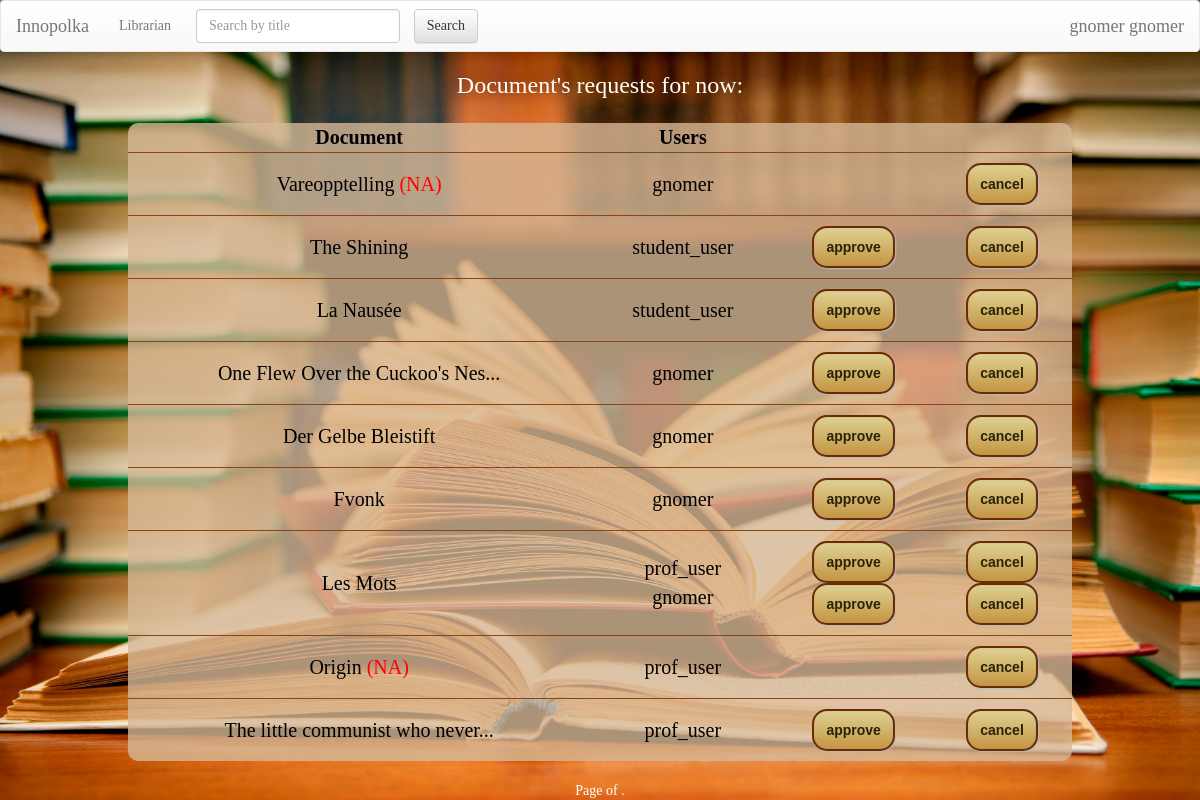
Screenshot of /requests/ (signed in) with the database file from the repository.
### Documents/models.py (models this page shows, shortened)
class Document(models.Model):
    title = models.CharField(max_length=250)
    price = models.IntegerField()
    keywords = models.CharField(max_length=250) # the list of keywords stored in string
    authors = models.CharField(max_length=250) # the list of authors in string format splitted by space
    cover = models.CharField(max_length=1000, default="https://lh3.googleusercontent.com/zqfUbCXdb1oGmsNEzNxTjQU5ZlS3x46nQoB83sFbRSlMnpDTZgdVCe_LvCx-rl7sOA=w300")
    copies = models.PositiveIntegerField(default=1)
    type = models.CharField(max_length=100, default='Document')
    is_bestseller = models.BooleanField(default=False)
    is_reference = models.BooleanField(default=False)
    level = models.PositiveIntegerField(default=1)
    room = models.PositiveIntegerField(default=1)

### BookRequests/views.py (the view)
class RequestsView(ListView):
    template_name = 'BookRequests/bookrequests.html'
    model = Request
    context_object_name = 'requests'
    def get(self, request, *args, **kwargs):
        if request.user.is_authenticated:
            return super().get(request, *args, **kwargs)
        else:
            return redirect('/')
    def get_queryset(self):
        status_priorities = [status[0] for status in USER_STATUSES]
        qs = super().get_queryset()
        result = list()
        for req in qs:  # sort users by status priorities and time request was made
            req_item = {'doc': req.doc, 'id': req.id}
            users = [(status_priorities.index(u.userprofile.status), u) for u in list(req.users.all())]
            if len(users) != 1:  # sort users according to status priorities
                users.sort(key=lambda x: x[0])
            req_item['users'] = [u[1] for u in users]
            result.append(req_item)
        return result

### BookRequests/templates/BookRequests/bookrequests.html (shortened to what this page needs)
<!doctype html>
<html lang="en">
<head>
    {% extends 'Documents/base.html' %}
    {% load staticfiles %}
    {% block body %}
        <link rel="stylesheet" type="text/css" href="{% static 'Documents/style.css' %}"/>
        {% if user.is_staff %}
            <h3 align="center">Document's requests for now:</h3>
        {% elif user.is_authenticated %}
            <h3 align="center">My requests:</h3>
        {% endif %}
        <form action="" method="post">
            <div align="center">
                <table>
                    <tr>
                        <th class="cen" colspan="1">Document</th>
                        {% if user.is_staff %}
                            <th class="cen">Users</th>
                        {% endif %}
                    </tr>
                    {% for req in requests %}
                        <tr>
                            {% if user.is_staff or user in req.users %}
                                <td><a href="/{{ req.doc.id }}/">{% if req.doc.title|length <= 30 %}
                                    {{ req.doc.title }}{% else %}{{ req.doc.title|slice:":30" }}...{% endif %}</a>
                                    {% if req.doc.copies == 0 %}<font color="red">(NA)</font> {% endif %}</td>
                                {% if user.is_staff %}
                                    <td>{% for u in req.users %}<a href="/user/?id={{ u.id }}">{{ u.username }}</a>
                                        <br>{% endfor %}</td>
                                    {% if req.doc.copies != 0 %}
                                        <td>{% for u in req.users %}<a class="btn button"
                                                                       href="/requests/approve/?user_id={{ u.id }}&req_id={{ req.id }}">approve</a>
                                            <br>{% endfor %}</td>
                                    {% else %}
                                        <td></td>
                                    {% endif %}
                                {% endif %}
                                <td>{% for u in req.users %}{% if user.is_staff or user == u %}<a class="btn button"
                                                               href="/requests/cancel/?user_id={{ u.id }}&req_id={{ req.id }}">cancel</a>
                                    <br>{% endif %}{% endfor %}</td>
                                </tr>
                            {% endif %}
                    {% endfor %}
                </table>
            </div>
        </form>
        <div align="center">
            <div class="paginator">
         <span class="step-links">
             <span class="current">
                Page {{ page_obj.number }} of {{ page_obj.paginator.num_pages }}.
            </span>
        </span>
            </div>
        </div>
    {% endblock %}

### Documents/templates/Documents/base.html (shortened to what this page needs)
<!DOCTYPE html>
<html lang="en">
<head>
    {% load staticfiles %}
    <link rel="stylesheet" href="//maxcdn.bootstrapcdn.com/bootstrap/3.2.0/css/bootstrap.min.css">
    <link rel="stylesheet" href="//maxcdn.bootstrapcdn.com/bootstrap/3.2.0/css/bootstrap-theme.min.css">
</head>
<body>
<nav class="navbar navbar-default">
    <div class="container-fluid">
        <div class="navbar-header">
            <a class="navbar-brand" href="/">Innopolka</a>
            <ul class="nav navbar-nav navbar-right">
                {% if user.is_staff %}
                <li class="nav-item dropdown">
                    <a class="nav-link dropdown-toggle" href="/user/" id="dropdown01" data-toggle="dropdown"
                       aria-haspopup="true" aria-expanded="false">{% if user.is_superuser %}Admin{% else %}Librarian{% endif %}</a>
            </ul>
            {% endif %}
        </div>
        <div class="collapse navbar-collapse" id="bs-example-navbar-collapse-1">
            <form class="navbar-form navbar-left" action="/">
                <div class="form-group">
                    <input type="text" class="form-control" name="q" placeholder="Search by title" >
                </div>
                <input type="submit" class="btn btn-default not_wide" value="Search">
            </form>
            <ul class="nav navbar-nav navbar-right">
                {% if user.is_anonymous %}
                    <li><a href="/user/login">Log In</a></li>
                {% elif user.is_authenticated %}
                <ul class="nav navbar-nav navbar-right">
                <li class="nav-item dropdown">
                    <a class="navbar-brand" href="/user/?id={{user.id}}" id="dropdown02" data-toggle="dropdown"
                       aria-haspopup="true" aria-expanded="false">{{ user.first_name }} {{user.last_name}}</a>
            </ul>
                {% endif %}
            </ul>
        </div>
    </div>
</nav>
{% block body %}{% endblock %}
</body>
</html>

### Documents/templates/Documents/base.html (style rules this page uses)
body { font-family: Futura; color: white; background: url("/Documents/static/images/background.jpg") no-repeat fixed center center; background-size: cover; }
table { border: 3px solid saddlebrown; border-radius: 5px; width: 80%; background-color: rgba(214, 184, 150, 0.8); color: black; empty-cells: hide; text-align: center; margin: 10px; }
tr { border: 1px solid saddlebrown; text-align: center; }
td { border: 1px solid saddlebrown; padding: 10px; font-size: 20px; color: black; }
form { padding: 5px; color: black; font-size: 15px; margin: 5px; }
input { background-color: floralwhite; border: 2px solid saddlebrown; border-radius: 5px; margin: 0 0 0 10px; left: 50%; }
.button { text-decoration: none; text-align: center; padding: 11px 12px; border: solid 2px #6b2c02; -webkit-border-radius: 15px; -moz-border-radius: 15px; border-radius: 15px; font: 14px "Lucida Sans Unicode", "Lucida Grande", sans-serif; font-weight: bold; color: #292208; background-color: #ded192; background-image: -moz-linear-gradient(top, #ded192 0%, #c49543 100%); background-image: -webkit-linear-gradient(top, #ded192 0%, #c49543 100%); background-image: -o-linear-gradient(top, #ded192 0%, #c49543 100%); background-image: -ms-linear-gradient(top, #ded192 0%, #c49543 100%); filter: progid:DXImageTransform.Microsoft.gradient(startColorstr='#c49543', endColorstr='#c49543', GradientType=0); background-image: linear-gradient(top, #ded192 0%, #c49543 100%); -webkit-box-shadow: 1px 1px 2px #bababa, inset 0px 0px 1px #969393; -moz-box-shadow: 1px 1px 2px #bababa, inset 0px 0px 1px #969393; box-shadow: 1px 1px 2px #bababa, inset 0px 0px 1px #969393; }

### BookRequests/templates/BookRequests/bookrequests.html (style rules this page uses)
.cen { text-align: center; font-size: 20px; }
table { border: none; border-radius: 10px; }
tr { border: none; text-align: left; }
td { border: none; text-align: center; border-top: 1px solid saddlebrown; vertical-align: center; }
a { color: black; }

### rows the page displays
Document: doc "Vareopptelling", copies "(NA)"
Document: doc "The Shining"
Document: doc "La Nausée"
Document: doc "One Flew Over the Cuckoo's Nes"
Document: doc "Der Gelbe Bleistift"
Document: doc "Fvonk"
Document: doc "Les Mots"
Document: doc "Origin", copies "(NA)"
Document: doc "The little communist who never"

### other values shown
{{ user.first_name }} "gnomer"
{{ user.last_name }} "gnomer"
{{ u.username }} "gnomer"
{{ u.username }} "student_user"
{{ u.username }} "prof_user"
